Frame 1 (no input): blank canvas, image omitted
Frame 60 (the mouse pressed at the canvas centre just before this capture): blank canvas, image omitted
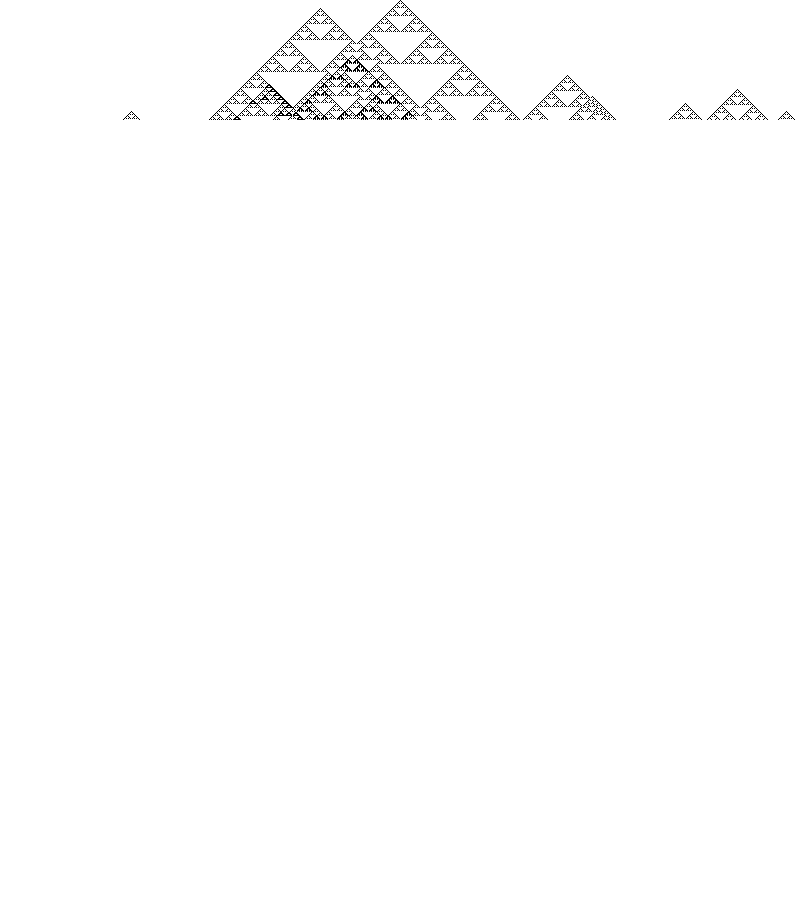
Frame 120 (the mouse held since frame 60 and released just before this capture)

The Processing sketch whose frames 1 and 60 were blank and that drew this single picture after the mouse press (run headless with seeded random() and noise(); from frame 60 on, the mouse is pressed at the canvas centre):

// Processing sketch: Wolfram_randomized
// ── Wolfram_randomized.pde
/**
 * Wolfram Cellular Automata
 * by Daniel Shiffman.  
 * 
 * Simple demonstration of a Wolfram 1-dimensional cellular automata
 * When the system reaches bottom of the window, it restarts with a new ruleset
 * Mouse click restarts as well. 
 */
 
CA ca;   // An instance object to describe the Wolfram basic Cellular Automata

void setup() {
  size(800, 900);
  int[] ruleset = {0,1,0,1,1,0,1,0};    // An initial rule system
  ca = new CA(ruleset);                 // Initialize CA
  background(255);
}

void draw() {
  ca.render();    // Draw the CA
  ca.generate();  // Generate the next level
}

// ── CA.pde
class CA {

  int[] cells;     // An array of 0s and 1s 
  int generation;  // How many generations?
  int scl;         // How many pixels wide/high is each cell?

  int[] rules;     // An array to store the ruleset, for example {0,1,1,0,1,1,0,1}

  CA(int[] r) {
    rules = r;
    scl = 1;
    cells = new int[width/scl];
    restart();
  }
  
  // Set the rules of the CA
  void setRules(int[] r) {
    rules = r;
  }
  
  // Reset to generation 0
  void restart() {
    for (int i = 0; i < cells.length; i++) {
      cells[i] = 0;
    }
    cells[cells.length/2] = 1;    // We arbitrarily start with just the middle cell having a state of "1"
    generation = 0;
  }

  // The process of creating the new generation
  void generate() {
    // First we create an empty array for the new values
    int[] nextgen = new int[cells.length];
    // For every spot, determine new state by examing current state, and neighbor states
    // Ignore edges that only have one neighor
    for (int i = 1; i < cells.length-1; i++) {
      int left = cells[i-1];   // Left neighbor state
      int me = cells[i];       // Current state
      int right = cells[i+1];  // Right neighbor state
      nextgen[i] = executeRules(left,me,right); // Compute next generation state based on ruleset
      if(random(10000)<1.0) nextgen[i] = 1;
  }
    // Copy the array into current value
    for (int i = 1; i < cells.length-1; i++) {
      cells[i] = nextgen[i];
    }
    //cells = (int[]) nextgen.clone();
    generation++;
  }
  
  // This is the easy part, just draw the cells, fill 255 for '1', fill 0 for '0'
  void render() {
    for (int i = 0; i < cells.length; i++) {
      if (cells[i] == 1) {
        fill(0);
      } else { 
        fill(255);
      }
      noStroke();
      rect(i*scl,generation*scl, scl,scl);
    }
  }
  
  // Implementing the Wolfram rules
  // Could be improved and made more concise, but here we can explicitly see what is going on for each case
  int executeRules (int a, int b, int c) {
    if (a == 1 && b == 1 && c == 1) { return rules[0]; }
    if (a == 1 && b == 1 && c == 0) { return rules[1]; }
    if (a == 1 && b == 0 && c == 1) { return rules[2]; }
    if (a == 1 && b == 0 && c == 0) { return rules[3]; }
    if (a == 0 && b == 1 && c == 1) { return rules[4]; }
    if (a == 0 && b == 1 && c == 0) { return rules[5]; }
    if (a == 0 && b == 0 && c == 1) { return rules[6]; }
    if (a == 0 && b == 0 && c == 0) { return rules[7]; }
    return 0;
  }
  
}
